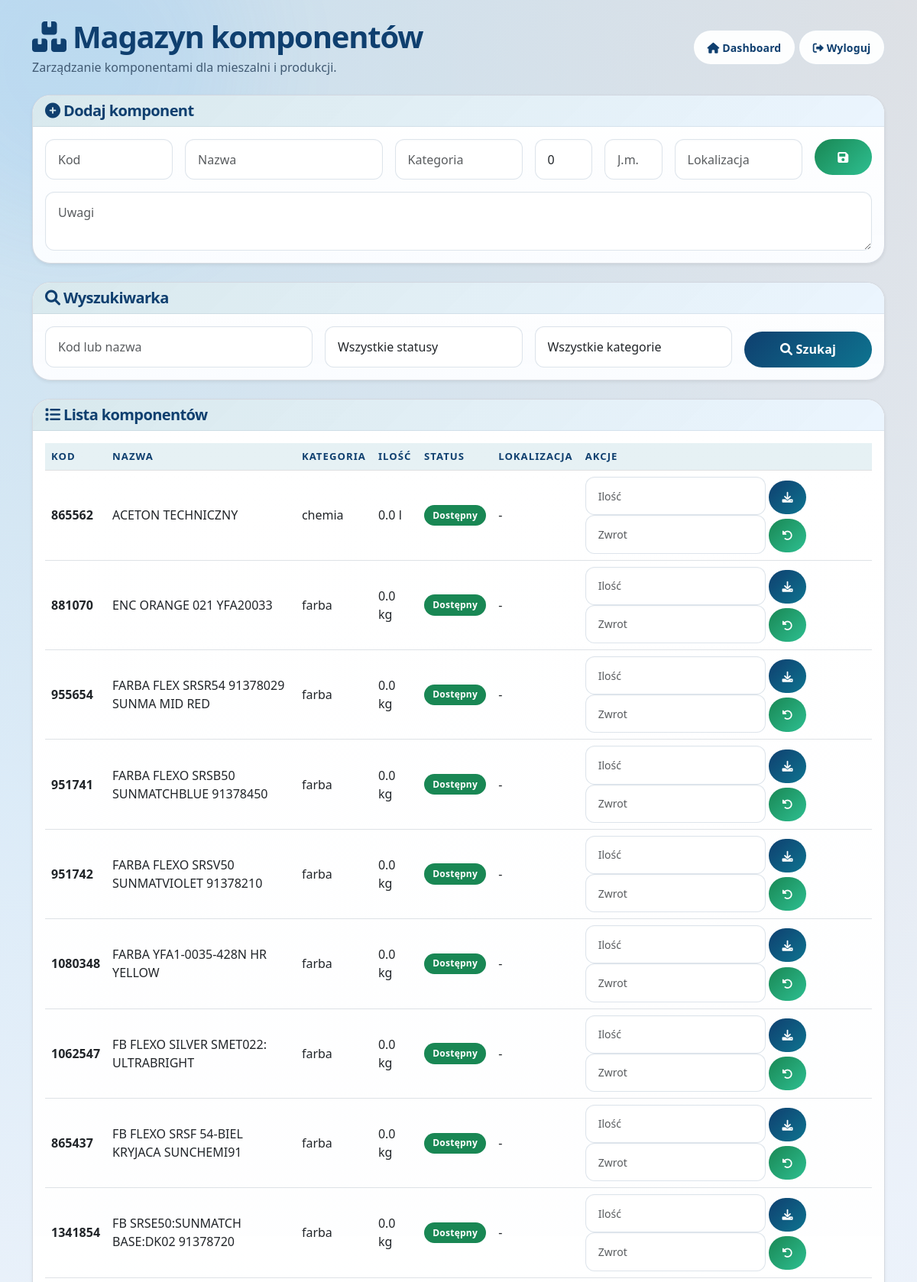
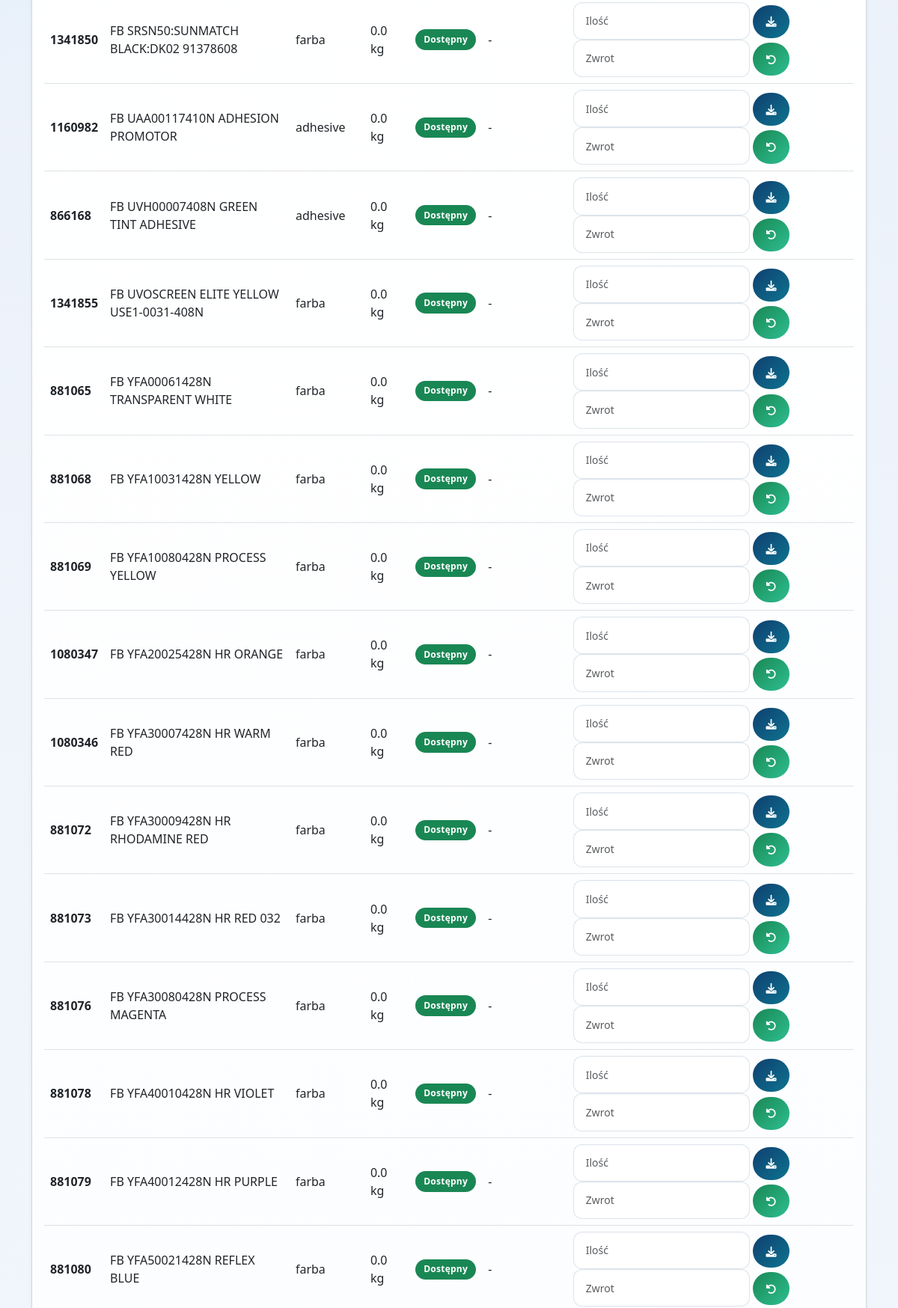
/komponenty (signed in, upper part), run on the app's committed database (2 pictures, top to bottom).
### tables this page shows
CREATE TABLE komponenty (
            id INTEGER PRIMARY KEY AUTOINCREMENT,
            kod TEXT NOT NULL UNIQUE,
            nazwa TEXT NOT NULL,
            kategoria TEXT,
            ilosc REAL NOT NULL DEFAULT 0,
            jednostka TEXT NOT NULL DEFAULT 'szt.',
            lokalizacja TEXT,
            uwagi TEXT,
            status TEXT NOT NULL DEFAULT 'dostepny',
            created_at TIMESTAMP DEFAULT CURRENT_TIMESTAMP,
            updated_at TIMESTAMP DEFAULT CURRENT_TIMESTAMP
        );

### routers/komponenty.py (the view)
@router.get("/komponenty")
def komponenty(
    request: Request,
    search: str = Query(""),
    status: str = Query(""),
    category: str = Query(""),
    user=Depends(require_auth),
    conn=Depends(get_db),
):
    if not _can_manage_components(user):
        return RedirectResponse("/dashboard", status_code=303)
    cur = conn.cursor()
    _ensure_table(cur)
    _seed_components(cur)
    conn.commit()
    cur.execute(
        """
        SELECT * FROM komponenty
        WHERE (? = '' OR kod LIKE ? OR nazwa LIKE ?)
          AND (? = '' OR status = ?)
          AND (? = '' OR kategoria = ?)
        ORDER BY nazwa ASC
        """,
        (search, f"%{search}%", f"%{search}%", status, status, category, category),
    )
    components = [dict(row) for row in cur.fetchall()]
    cur.execute("SELECT DISTINCT kategoria FROM komponenty WHERE kategoria IS NOT NULL AND kategoria <> '' ORDER BY kategoria")
    categories = [row[0] for row in cur.fetchall()]
    return render_template("komponenty.html", {
        "user": {"username": user["username"], "role": user["role"]},
        "components": components,
        "search": search,
        "status": status,
        "category": category,
        "categories": categories,
        "success": request.query_params.get("success", ""),
        "error": request.query_params.get("error", ""),
    })

### templates/komponenty.html (shortened to what this page needs)
<!DOCTYPE html>
<html lang="pl">
<head>
    <link href="https://cdn.jsdelivr.net/npm/bootstrap@5.3.0/dist/css/bootstrap.min.css" rel="stylesheet">
    <link rel="stylesheet" href="https://cdnjs.cloudflare.com/ajax/libs/font-awesome/6.0.0/css/all.min.css">
    <link rel="stylesheet" href="/static/app-modern.css">
</head>
<body class="bg-light">
<div class="container mt-4 mb-5">
    <div class="d-flex justify-content-between align-items-center mb-4 flex-wrap gap-3">
        <div>
            <h1 class="mb-1"><i class="fas fa-boxes-stacked"></i> Magazyn komponentów</h1>
            <p class="mb-0">Zarządzanie komponentami dla mieszalni i produkcji.</p>
        </div>
        <div>
            <a href="/dashboard" class="btn btn-outline-primary btn-sm"><i class="fas fa-home"></i> Dashboard</a>
            <a href="/logout" class="btn btn-outline-danger btn-sm"><i class="fas fa-sign-out-alt"></i> Wyloguj</a>
        </div>
    </div>
    <div class="card shadow-sm mb-4">
        <div class="card-header bg-white">
            <h5 class="mb-0"><i class="fas fa-plus-circle"></i> Dodaj komponent</h5>
        </div>
        <div class="card-body">
            <form method="post" action="/komponenty/dodaj" class="row g-3">
                <div class="col-md-2">
                    <input type="text" name="kod" class="form-control" placeholder="Kod" required>
                </div>
                <div class="col-md-3">
                    <input type="text" name="nazwa" class="form-control" placeholder="Nazwa" required>
                </div>
                <div class="col-md-2">
                    <input type="text" name="kategoria" class="form-control" placeholder="Kategoria">
                </div>
                <div class="col-md-1">
                    <input type="number" step="0.01" name="ilosc" class="form-control" placeholder="Ilość" value="0">
                </div>
                <div class="col-md-1">
                    <input type="text" name="jednostka" class="form-control" placeholder="J.m.">
                </div>
                <div class="col-md-2">
                    <input type="text" name="lokalizacja" class="form-control" placeholder="Lokalizacja">
                </div>
                <div class="col-md-1">
                    <button type="submit" class="btn btn-success w-100"><i class="fas fa-save"></i></button>
                </div>
                <div class="col-12">
                    <textarea name="uwagi" class="form-control" rows="2" placeholder="Uwagi"></textarea>
                </div>
            </form>
        </div>
    </div>
    <div class="card shadow-sm mb-4">
        <div class="card-header bg-white">
            <h5 class="mb-0"><i class="fas fa-search"></i> Wyszukiwarka</h5>
        </div>
        <div class="card-body">
            <form method="get" action="/komponenty" class="row g-3 align-items-end">
                <div class="col-md-4">
                    <input type="text" name="search" class="form-control" value="{{ search }}" placeholder="Kod lub nazwa">
                </div>
                <div class="col-md-3">
                    <select name="status" class="form-select">
                        <option value="">Wszystkie statusy</option>
                    </select>
                </div>
                <div class="col-md-3">
                    <select name="category" class="form-select">
                        <option value="">Wszystkie kategorie</option>
                    </select>
                </div>
                <div class="col-md-2">
                    <button type="submit" class="btn btn-primary w-100"><i class="fas fa-search"></i> Szukaj</button>
                </div>
            </form>
        </div>
    </div>
    <div class="card shadow-sm">
        <div class="card-header bg-white">
            <h5 class="mb-0"><i class="fas fa-list"></i> Lista komponentów</h5>
        </div>
        <div class="card-body">
            <div class="table-responsive">
                <table class="table table-hover align-middle">
                    <thead class="table-light">
                        <tr>
                            <th>Kod</th>
                            <th>Nazwa</th>
                            <th>Kategoria</th>
                            <th>Ilość</th>
                            <th>Status</th>
                            <th>Lokalizacja</th>
                            <th>Akcje</th>
                        </tr>
                    </thead>
                    <tbody>
                        {% for item in components %}
                        <tr>
                            <td><strong>{{ item.kod }}</strong></td>
                            <td>{{ item.nazwa }}</td>
                            <td>{{ item.kategoria or '-' }}</td>
                            <td>{{ item.ilosc }} {{ item.jednostka or 'szt.' }}</td>
                            <td>
                                {% if item.status == 'wyczerpany' %}
                                <span class="badge bg-danger">Wyczerpany</span>
                                {% else %}
                                <span class="badge bg-success">Dostępny</span>
                                {% endif %}
                            </td>
                            <td>{{ item.lokalizacja or '-' }}</td>
                            <td>
                                <form method="post" action="/komponenty/{{ item.id }}/pobierz" class="d-inline">
                                    <input type="number" step="0.01" name="ilosc" class="form-control form-control-sm d-inline w-auto" style="width:90px" placeholder="Ilość" required>
                                    <button class="btn btn-sm btn-primary"><i class="fas fa-download"></i></button>
                                </form>
                                <form method="post" action="/komponenty/{{ item.id }}/zwrot" class="d-inline">
                                    <input type="number" step="0.01" name="ilosc" class="form-control form-control-sm d-inline w-auto" style="width:90px" placeholder="Zwrot" required>
                                    <button class="btn btn-sm btn-success"><i class="fas fa-undo-alt"></i></button>
                                </form>
                            </td>
                        </tr>
                        {% else %}
                        <tr><td colspan="7" class="text-center text-muted">Brak komponentów</td></tr>
                        {% endfor %}
                    </tbody>
                </table>
            </div>
        </div>
    </div>
</div>
</body>
</html>

### static/app-modern.css (style rules this page uses)
:root { --app-bg: #f3f8ff; --app-surface: rgba(255, 255, 255, 0.9); --app-surface-strong: #ffffff; --app-border: rgba(29, 53, 87, 0.18); --app-text: #12304a; --app-text-soft: #415a73; --app-primary: #0e7490; --app-primary-strong: #0f3f6f; --app-accent: #ff8a3d; --app-accent-strong: #ff5f45; --app-success: #198754; --app-warning: #f4b740; --app-danger: #d9534f; --app-info: #3d9cf5; --app-shadow: 0 18px 40px rgba(15, 63, 111, 0.12); --app-shadow-soft: 0 8px 22px rgba(15, 63, 111, 0.08); --app-radius-lg: 24px; --app-radius-md: 18px; --app-radius-sm: 12px; }
body { min-height: 100vh; color: var(--app-text); }
body.bg-light { background: radial-gradient(circle at top left, rgba(18, 159, 215, 0.14), transparent 26%), radial-gradient(circle at top right, rgba(255, 138, 61, 0.10), transparent 22%), radial-gradient(circle at bottom left, rgba(25, 135, 84, 0.08), transparent 24%), linear-gradient(180deg, #e6eef9 0%, #f3f7fc 56%, #e9f0f8 100%); background-attachment: fixed; }
body.bg-light::before, body.bg-light::after { content: ""; position: fixed; inset: auto; width: 28rem; height: 28rem; border-radius: 50%; filter: blur(70px); opacity: 0.35; pointer-events: none; z-index: 0; }
body.bg-light::before { top: -9rem; left: -8rem; background: rgba(61, 156, 245, 0.28); }
body.bg-light::after { right: -10rem; bottom: -9rem; background: rgba(255, 138, 61, 0.24); }
.container, .container-fluid { position: relative; z-index: 1; }
h1, h2, h3, h4, h5, h6, .display-4, .display-5, .display-6 { color: var(--app-primary-strong); font-weight: 800; letter-spacing: -0.03em; }
p, .text-muted, small, .form-text { color: var(--app-text-soft) !important; }
.card { background: linear-gradient(180deg, rgba(255,255,255,0.995), rgba(250,252,255,0.985)); border: 1px solid var(--app-border); border-radius: var(--app-radius-lg); box-shadow: var(--app-shadow-soft); overflow: hidden; transition: transform 0.22s ease, box-shadow 0.22s ease, border-color 0.22s ease; }
.card-header { border-bottom: 1px solid rgba(29, 53, 87, 0.08); background: linear-gradient(135deg, rgba(14, 116, 144, 0.16), rgba(61, 156, 245, 0.10)); }
.btn { border-radius: 999px; font-weight: 700; letter-spacing: 0.01em; padding: 0.72rem 1.1rem; border-width: 1px; transition: transform 0.2s ease, box-shadow 0.2s ease, background-color 0.2s ease; }
.btn-primary, .btn-dark, .btn-info, .btn-success, .btn-warning, .btn-danger { border: none; }
.btn-primary { background: linear-gradient(135deg, #0f3f6f 0%, #0e7490 100%); }
.btn-success { background: linear-gradient(135deg, #198754 0%, #2ebf91 100%); }
.btn-outline-primary, .btn-outline-secondary, .btn-outline-success, .btn-outline-danger, .btn-outline-warning, .btn-outline-info, .btn-outline-dark { border-color: rgba(15, 63, 111, 0.15); background: rgba(255,255,255,0.94); color: var(--app-primary-strong); }
.badge { border-radius: 999px; padding: 0.48rem 0.7rem; font-weight: 700; letter-spacing: 0.02em; }
.table { --bs-table-bg: transparent; --bs-table-striped-bg: rgba(14, 116, 144, 0.035); --bs-table-hover-bg: rgba(61, 156, 245, 0.08); margin-bottom: 0; }
.table thead th { color: var(--app-primary-strong); font-size: 0.82rem; text-transform: uppercase; letter-spacing: 0.08em; border-bottom-width: 1px; }
.table-light { --bs-table-bg: rgba(14, 116, 144, 0.10); }
.form-control, .form-select, textarea.form-control { border-radius: var(--app-radius-sm); border: 1px solid rgba(15, 63, 111, 0.14); padding: 0.85rem 1rem; background: rgba(255,255,255,0.94); box-shadow: inset 0 1px 2px rgba(15, 63, 111, 0.03); }

### data on the page
komponenty: kod "865562", nazwa "ACETON TECHNICZNY", kategoria "chemia", ilosc "0.0", jednostka "l", status "Dostępny", lokalizacja "-"
komponenty: kod "881070", nazwa "ENC ORANGE 021 YFA20033", kategoria "farba", ilosc "0.0", jednostka "kg", status "Dostępny", lokalizacja "-"
komponenty: kod "955654", nazwa "FARBA FLEX SRSR54 91378029 SUNMA MID RED", kategoria "farba", ilosc "0.0", jednostka "kg", status "Dostępny", lokalizacja "-"
komponenty: kod "951741", nazwa "FARBA FLEXO SRSB50 SUNMATCHBLUE 91378450", kategoria "farba", ilosc "0.0", jednostka "kg", status "Dostępny", lokalizacja "-"
komponenty: kod "951742", nazwa "FARBA FLEXO SRSV50 SUNMATVIOLET 91378210", kategoria "farba", ilosc "0.0", jednostka "kg", status "Dostępny", lokalizacja "-"
komponenty: kod "1080348", nazwa "FARBA YFA1-0035-428N HR YELLOW", kategoria "farba", ilosc "0.0", jednostka "kg", status "Dostępny", lokalizacja "-"
komponenty: kod "1062547", nazwa "FB FLEXO SILVER SMET022: ULTRABRIGHT", kategoria "farba", ilosc "0.0", jednostka "kg", status "Dostępny", lokalizacja "-"
komponenty: kod "865437", nazwa "FB FLEXO SRSF 54-BIEL KRYJACA SUNCHEMI91", kategoria "farba", ilosc "0.0", jednostka "kg", status "Dostępny", lokalizacja "-"
komponenty: kod "1341854", nazwa "FB SRSE50:SUNMATCH BASE:DK02 91378720", kategoria "farba", ilosc "0.0", jednostka "kg", status "Dostępny", lokalizacja "-"
komponenty: kod "1341850", nazwa "FB SRSN50:SUNMATCH BLACK:DK02 91378608", kategoria "farba", ilosc "0.0", jednostka "kg", status "Dostępny", lokalizacja "-"
komponenty: kod "1160982", nazwa "FB UAA00117410N ADHESION PROMOTOR", kategoria "adhesive", ilosc "0.0", jednostka "kg", status "Dostępny", lokalizacja "-"
komponenty: kod "866168", nazwa "FB UVH00007408N GREEN TINT ADHESIVE", kategoria "adhesive", ilosc "0.0", jednostka "kg", status "Dostępny", lokalizacja "-"
komponenty: kod "1341855", nazwa "FB UVOSCREEN ELITE YELLOW USE1-0031-408N", kategoria "farba", ilosc "0.0", jednostka "kg", status "Dostępny", lokalizacja "-"
komponenty: kod "881065", nazwa "FB YFA00061428N TRANSPARENT WHITE", kategoria "farba", ilosc "0.0", jednostka "kg", status "Dostępny", lokalizacja "-"
komponenty: kod "881068", nazwa "FB YFA10031428N YELLOW", kategoria "farba", ilosc "0.0", jednostka "kg", status "Dostępny", lokalizacja "-"
komponenty: kod "881069", nazwa "FB YFA10080428N PROCESS YELLOW", kategoria "farba", ilosc "0.0", jednostka "kg", status "Dostępny", lokalizacja "-"
komponenty: kod "1080347", nazwa "FB YFA20025428N HR ORANGE", kategoria "farba", ilosc "0.0", jednostka "kg", status "Dostępny", lokalizacja "-"
komponenty: kod "1080346", nazwa "FB YFA30007428N HR WARM RED", kategoria "farba", ilosc "0.0", jednostka "kg", status "Dostępny", lokalizacja "-"
komponenty: kod "881072", nazwa "FB YFA30009428N HR RHODAMINE RED", kategoria "farba", ilosc "0.0", jednostka "kg", status "Dostępny", lokalizacja "-"
komponenty: kod "881073", nazwa "FB YFA30014428N HR RED 032", kategoria "farba", ilosc "0.0", jednostka "kg", status "Dostępny", lokalizacja "-"
komponenty: kod "881076", nazwa "FB YFA30080428N PROCESS MAGENTA", kategoria "farba", ilosc "0.0", jednostka "kg", status "Dostępny", lokalizacja "-"
komponenty: kod "881078", nazwa "FB YFA40010428N HR VIOLET", kategoria "farba", ilosc "0.0", jednostka "kg", status "Dostępny", lokalizacja "-"
komponenty: kod "881079", nazwa "FB YFA40012428N HR PURPLE", kategoria "farba", ilosc "0.0", jednostka "kg", status "Dostępny", lokalizacja "-"
komponenty: kod "881080", nazwa "FB YFA50021428N REFLEX BLUE", kategoria "farba", ilosc "0.0", jednostka "kg", status "Dostępny", lokalizacja "-"
